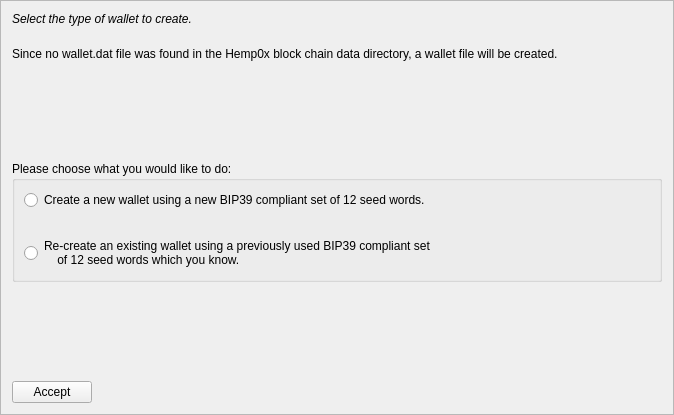
<?xml version="1.0" encoding="UTF-8"?>
<ui version="4.0">
 <class>MnemonicDialog1</class>
 <widget class="QFrame" name="MnemonicDialog1">
  <property name="geometry">
   <rect>
    <x>0</x>
    <y>0</y>
    <width>674</width>
    <height>415</height>
   </rect>
  </property>
  <property name="windowTitle">
   <string>HD Wallet Setup</string>
  </property>
  <property name="frameShape">
   <enum>QFrame::StyledPanel</enum>
  </property>
  <property name="frameShadow">
   <enum>QFrame::Raised</enum>
  </property>
  <layout class="QVBoxLayout" name="verticalLayout">
   <item>
    <widget class="QLabel" name="walletLabel">
     <property name="styleSheet">
      <string notr="true">QLabel { font-style:italic; }</string>
     </property>
     <property name="text">
      <string>Select the type of wallet to create.</string>
     </property>
     <property name="wordWrap">
      <bool>true</bool>
     </property>
    </widget>
   </item>
   <item>
    <spacer name="verticalSpacer_4">
     <property name="orientation">
      <enum>Qt::Vertical</enum>
     </property>
     <property name="sizeType">
      <enum>QSizePolicy::Minimum</enum>
     </property>
     <property name="sizeHint" stdset="0">
      <size>
       <width>20</width>
       <height>15</height>
      </size>
     </property>
    </spacer>
   </item>
   <item>
    <widget class="QLabel" name="wallettypeLabel">
     <property name="text">
      <string>Since no wallet.dat file was found in the Hemp0x block chain data directory, a wallet file will be created.</string>
     </property>
     <property name="wordWrap">
      <bool>true</bool>
     </property>
    </widget>
   </item>
   <item>
    <spacer name="verticalSpacer">
     <property name="orientation">
      <enum>Qt::Vertical</enum>
     </property>
     <property name="sizeHint" stdset="0">
      <size>
       <width>20</width>
       <height>40</height>
      </size>
     </property>
    </spacer>
   </item>
   <item>
    <widget class="QGroupBox" name="groupBox">
     <property name="title">
      <string>Please choose what you would like to do:</string>
     </property>
     <layout class="QVBoxLayout" name="verticalLayout_2">
      <item>
       <widget class="QRadioButton" name="walletNewRadio">
        <property name="text">
         <string>Create a new wallet using a new BIP39 compliant set of 12 seed words.</string>
        </property>
       </widget>
      </item>
      <item>
       <spacer name="verticalSpacer_3">
        <property name="orientation">
         <enum>Qt::Vertical</enum>
        </property>
        <property name="sizeHint" stdset="0">
         <size>
          <width>20</width>
          <height>20</height>
         </size>
        </property>
       </spacer>
      </item>
      <item>
       <widget class="QRadioButton" name="walletOldRadio">
        <property name="text">
         <string>Re-create an existing wallet using a previously used BIP39 compliant set 
    of 12 seed words which you know.</string>
        </property>
       </widget>
      </item>
     </layout>
    </widget>
   </item>
   <item>
    <spacer name="verticalSpacer_2">
     <property name="orientation">
      <enum>Qt::Vertical</enum>
     </property>
     <property name="sizeHint" stdset="0">
      <size>
       <width>20</width>
       <height>40</height>
      </size>
     </property>
    </spacer>
   </item>
   <item>
    <layout class="QHBoxLayout" name="horizontalLayout">
     <item>
      <widget class="QPushButton" name="acceptButton">
       <property name="text">
        <string>Accept</string>
       </property>
       <property name="autoDefault">
        <bool>false</bool>
       </property>
      </widget>
     </item>
     <item>
      <spacer name="horizontalSpacer">
       <property name="orientation">
        <enum>Qt::Horizontal</enum>
       </property>
       <property name="sizeHint" stdset="0">
        <size>
         <width>40</width>
         <height>20</height>
        </size>
       </property>
      </spacer>
     </item>
    </layout>
   </item>
  </layout>
 </widget>
 <resources/>
 <connections/>
</ui>
